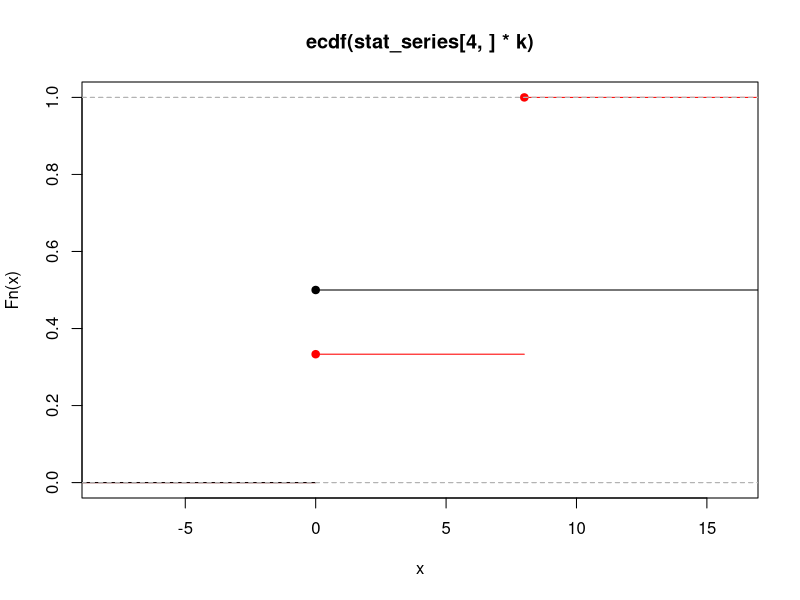
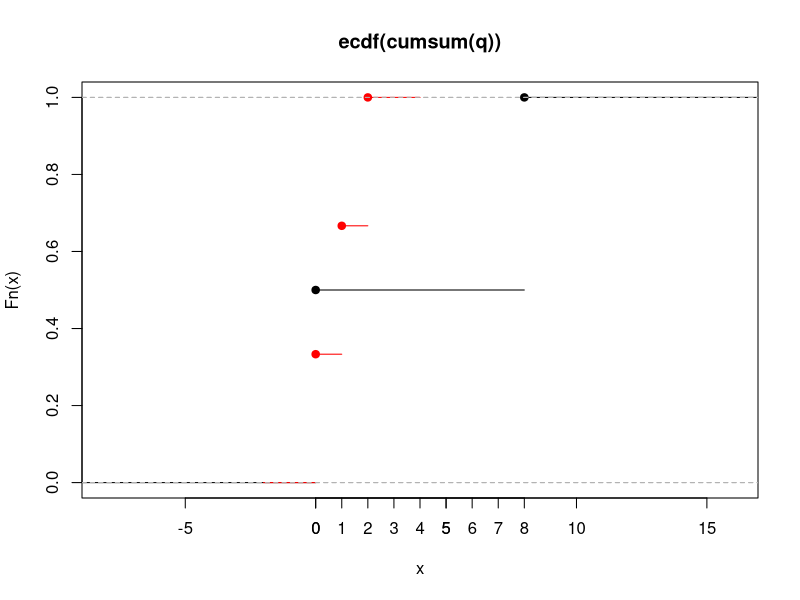

R code for these plots, in order:
k <- 8
p1 <- 0.7
n <- 140
p <- rep(NA, k+1)
q <- rep(NA, k+1)

p <- dbinom(c(0:8), 8, 0.7)


q <- qbinom(c(0:8), 8, 0.7)
set.seed(161)
y <- runif(n, 0, 1)
p_p <- rep(0,k+2)


p_p[1] <- sum(y < q[1])


for (i in 2:(k+2))
{
  p_p[i] <- sum(ifelse(y < q[i] & y >= q[i-1], 1, 0))
}
p_p
#sum(p_p)


q_q <- rep(NA,k+1)

q_q <- ifelse(y < q[2], 0, 
       ifelse(y < q[3] & y >= q[3-1], 1, 
       ifelse(y < q[4] & y >= q[4-1], 2, 
       ifelse(y < q[5] & y >= q[5-1], 3, 
       ifelse(y < q[6] & y >= q[6-1], 4,
       ifelse(y < q[7] & y >= q[7-1], 5,
       ifelse(y < q[8] & y >= q[8-1], 6,
       ifelse(y < q[9] & y >= q[9-1], 7,
       ifelse(y < q[10] & y >= q[10-1], 8,NA)))))))))
length(q_q)
mean(q_q)

#hist(q_q, breaks = c(0:(k+1)),xlim = range(c(0:(k+1))))
#axis(1, c(0:(k+1)), las = 1)

stat_series <- rbind(c(0:8), p_p, cumsum(p_p), cumsum(p_p) / n)
stat_series



q_q_sort <- sort(q_q)
q


library(fitdistrplus)
library(ggplot2)
dev.off()



    plot(ecdf(stat_series[4,] * k), col = "red", lwd = 1, verticals = F)

    plot(ecdf(q * k), col = "black", lwd = 1, verticals = F, add = T)
  
length(stat_series[4,] * k)
length(q * k)
plot(ecdf(cumsum(q)))
plot(ecdf(cumsum(stat_series[4,])), col = "red", add = T)
#plot(stat_series[4,], type = "s")
axis(1, c(0:(k)), las = 1)

kolm_stat <- max(abs((stat_series[4,] - q)))

mean(stat_series[4,])
mean(q)

sd(stat_series[4,])
sd(q)

sqrt(n) * kolm_stat
pbinom(100, 140, 0.7)

#quantile(, .15)


length(q_q / k)
length(y)

y*k
q_q

ks_test <- ks.test(unique(sort(q_q / k)), pbinom(0.1, 140, 0.7))
ks_test

k_alpha <- sqrt(-(1/2) * log2( (1 - 0.0001)/2 )) 
k_alpha
